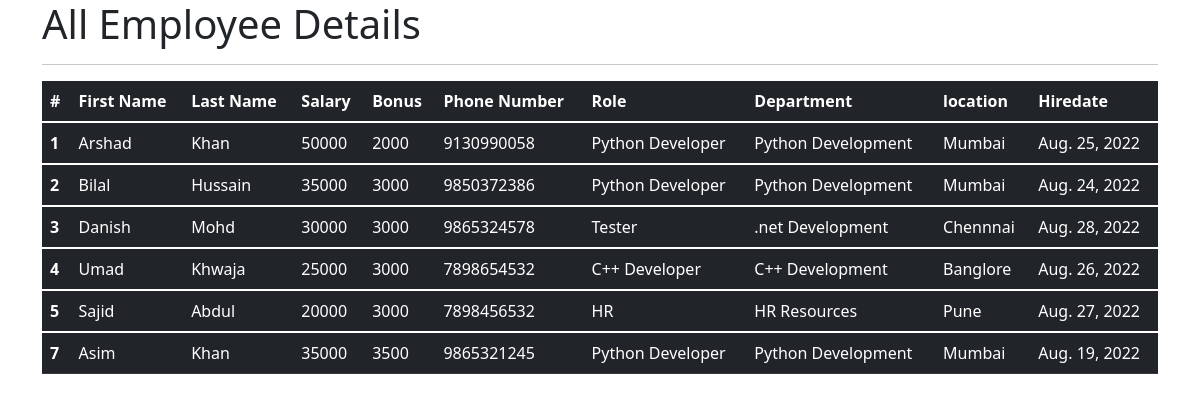
The app's page /all_emp with its own data.
### emp_app/models.py (models this page shows, shortened)
class Employee(models.Model):
    first_name = models.CharField(max_length=100, null=False)
    last_name = models.CharField(max_length=100)
    dept = models.ForeignKey(Department, on_delete=models.CASCADE)
    salary = models.IntegerField(default=0)
    bonus = models.IntegerField(default=0)
    role = models.ForeignKey(Role, on_delete=models.CASCADE)
    phone = models.IntegerField(default=0)
    hire_date = models.DateField()
    def __str__(self):
        return "%s %s %s" %(self.first_name, self.last_name, self.phone)

class Role(models.Model):
    name = models.CharField(max_length=100, null=False)

class Department(models.Model):
    name = models.CharField(max_length=100, null=False)
    location = models.CharField(max_length=100)

### emp_app/views.py (the view)
# urls.py: path('all_emp', views.all_emp, name='all_emp'),
def all_emp(request):
    emps = Employee.objects.all()
    context = {
            'emps': emps
    }
    print(context)
    return render(request, 'view_all_emp.html', context)

### emp_app/templates/view_all_emp.html (shortened to what this page needs)
<!DOCTYPE html>
<html lang="en">
<head>
  <link href="https://cdn.jsdelivr.net/npm/bootstrap@5.1.3/dist/css/bootstrap.min.css" rel="stylesheet">
</head>
  <body>
  <div class="container">
          <h1>All Employee Details</h1>
    <hr>
   <table class="table table-dark">
  <thead>
    <tr>
      <th scope="col">#</th>
      <th scope="col">First Name</th>
      <th scope="col">Last Name</th>
      <th scope="col">Salary</th>
      <th scope="col">Bonus</th>
      <th scope="col">Phone Number</th>
      <th scope="col">Role</th>
      <th scope="col">Department</th>
      <th scope="col">location</th>
      <th scope="col">Hiredate</th>
    </tr>
  </thead>
          {% for emp in emps %}
  <tbody>
    <tr>
      <th scope="row">{{emp.id}}</th>
      <td>{{emp.first_name}}</td>
      <td>{{emp.last_name}}</td>
      <td>{{emp.salary}}</td>
      <td>{{emp.bonus}}</td>
      <td>{{emp.phone}}</td>
      <td>{{emp.role.name}}</td>
      <td>{{emp.dept.name}}</td>
      <td>{{emp.dept.location}}</td>
      <td>{{emp.hire_date}}</td>
    </tr>
  </tbody>
         {% endfor %}
</table>
  </div>
  </body>
</html>

### records on screen
Employee: id "1", first_name "Arshad", last_name "Khan", salary "50000", bonus "2000", phone "9130990058", role.name "Python Developer", dept.name "Python Development", dept.location "Mumbai", hire_date "Aug. 25, 2022"
Employee: id "2", first_name "Bilal", last_name "Hussain", salary "35000", bonus "3000", phone "9850372386", role.name "Python Developer", dept.name "Python Development", dept.location "Mumbai", hire_date "Aug. 24, 2022"
Employee: id "3", first_name "Danish", last_name "Mohd", salary "30000", bonus "3000", phone "9865324578", role.name "Tester", dept.name ".net Development", dept.location "Chennnai", hire_date "Aug. 28, 2022"
Employee: id "4", first_name "Umad", last_name "Khwaja", salary "25000", bonus "3000", phone "7898654532", role.name "C++ Developer", dept.name "C++ Development", dept.location "Banglore", hire_date "Aug. 26, 2022"
Employee: id "5", first_name "Sajid", last_name "Abdul", salary "20000", bonus "3000", phone "7898456532", role.name "HR", dept.name "HR Resources", dept.location "Pune", hire_date "Aug. 27, 2022"
Employee: id "7", first_name "Asim", last_name "Khan", salary "35000", bonus "3500", phone "9865321245", role.name "Python Developer", dept.name "Python Development", dept.location "Mumbai", hire_date "Aug. 19, 2022"
